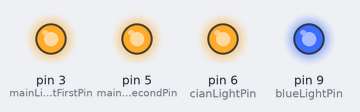
A sketch run on a simulated Arduino Uno, built with avr-gcc and run on an emulated ATmega328P. Parts: output pins drawn as LEDs (lit = HIGH). The local clock reads 2024-03-15 10:24:30 at power-on unless the sketch sets it; what the sketch prints to the serial monitor is not drawn.

Above: at 0.1 s.
Timing chart, 0 to 1.6 s (numbered marks = the images above):
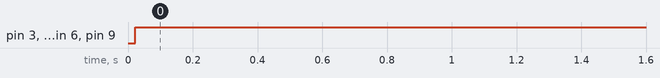

The sketch:

Aquarium.ino
```cpp
// (licence header left out)
#include <DS3231.h>

// Init the DS3231 using the hardware interface
DS3231  rtc(SDA, SCL);

// Init a Time-data structures
Time  currentTime; //time from RTC
Time t;
#define blueTimeSunriseHour 6 //Hour for sunrise (0->255) start for blue LEDs
#define mainTimeSunriseHour 7 //Hour for sunrise (0->255) start for white blue cian LEDs
#define mainTimeWeekEndSunriseHour 8 //Hour for sunrise (0->255) start for white blue cian LEDs for weekends
#define mainTimeDayHour 10 // Hour for day(255) start for white blue cian LEDs
#define mainTimeWeekEndDayHour 11 // Hour for day(255) start for white blue cian LEDs
#define mainTimeSunsetHour 13 // Hour for day(255->0) start for white blue cian LEDs
#define mainTimeWeekEndSunsetHour 14 // Hour for day(255->0) start for white blue cian LEDs
#define mainTimeNightHour 16 //Hour for night(0) start for white LEDs
#define mainTimeWeekEndNightHour 17 //Hour for night(0) start for white LEDs
#define cianTimeNightHour 23 //Hour for night(0) start for cian LEDs
#define blueTimeNightHour 21 //Hour for night(0) start for blue LEDs

#define mainLightFirstPin 3 // pin for three white led bars SHOULD be PWM
#define mainLightSecondPin 5 // pin for two white led bars + cooler SHOULD be PWM
#define cianLightPin 6 // pin for cian led bar + cooler SHOULD be PWM
#define blueLightPin 9 // pin for blue led bar + cooler SHOULD be PWM

int blueSunriseFadeStepInSeconds;
int mainSunriseFadeStepInSeconds;
int mainSunriseWeekEndFadeStepInSeconds;
int mainSunsetFadeStepInSeconds;
int mainSunsetWeekEndFadeStepInSeconds;
int cianSunsetFadeStepInSeconds = 141;
int blueSunsetFadeStepInSeconds;


void setup()
{
  // Setup Serial connection
  Serial.begin(115200);

  // t =  00:00:00 on January 1th 2014
  t.hour = 0;
  t.min = 0;
  t.sec = 0;
  t.year = 2014;
  t.mon = 1;
  t.date = 1;

  blueSunriseFadeStepInSeconds = (mainTimeDayHour - blueTimeSunriseHour) * 60 * 60 / 255; // Duration of light up step in Seconds (0->1->2...) for cian LEDs
  mainSunriseFadeStepInSeconds = (mainTimeDayHour - mainTimeSunriseHour) * 60 * 60 / 255; // Duration of light up step in Seconds (0->1->2...) for white blue cian LEDs
  mainSunriseWeekEndFadeStepInSeconds = (mainTimeWeekEndDayHour - mainTimeWeekEndSunriseHour) * 60 * 60 / 255; // Duration of light up step in Seconds (0->1->2...) for white blue cian LEDs
  mainSunsetFadeStepInSeconds = (mainTimeNightHour - mainTimeSunsetHour) * 60 * 60 / 255; // Duration of light down step in Seconds (255->254->...) for white LEDs
  mainSunsetWeekEndFadeStepInSeconds = (mainTimeWeekEndNightHour - mainTimeWeekEndSunsetHour) * 60 * 60 / 255; // Duration of light down step in Seconds (255->254->...) for white LEDs
//  cianSunsetFadeStepInSeconds = (cianTimeNightHour - mainTimeSunsetHour) * 60 * 60 / 255; // Duration of light down step in Seconds (255->254->...) for cian LEDs
  blueSunsetFadeStepInSeconds = (blueTimeNightHour - mainTimeSunsetHour) * 60 * 60 / 255; // Duration of light down step in Seconds (255->254->...) for blue LEDs

  Serial.print("blueSunriseFadeStepInSeconds:");
  Serial.println(blueSunriseFadeStepInSeconds);
  Serial.print("mainSunriseFadeStepInSeconds:");
  Serial.println(mainSunriseFadeStepInSeconds);
  Serial.print("mainSunriseWeekEndFadeStepInSeconds:");
  Serial.println(mainSunriseWeekEndFadeStepInSeconds);
  Serial.print("mainSunsetFadeStepInSeconds:");
  Serial.println(mainSunsetFadeStepInSeconds);
  Serial.print("mainSunsetWeekEndFadeStepInSeconds:");
  Serial.println(mainSunsetWeekEndFadeStepInSeconds);
  Serial.print("cianSunsetFadeStepInSeconds:");
  Serial.println(cianSunsetFadeStepInSeconds);
  Serial.print("blueSunsetFadeStepInSeconds:");
  Serial.println(blueSunsetFadeStepInSeconds);

  pinMode(mainLightFirstPin, OUTPUT);
  pinMode(mainLightSecondPin, OUTPUT);
  pinMode(cianLightPin, OUTPUT);
  pinMode(blueLightPin, OUTPUT);
  analogWrite(mainLightFirstPin, 0);
  analogWrite(mainLightSecondPin, 0);


  // Initialize the rtc object
  rtc.begin();

  // The following lines can be uncommented to set the date and time
//  rtc.setDOW(MONDAY);     // Set Day-of-Week to MONDAY
//  rtc.setTime(21, 58, 0);     // Set the time to 21:58:00 (24hr format)
//  rtc.setDate(7, 3, 2016);   // Set the date to 07 March 2016
}

void loop() {
  // Get data from the DS3231
  currentTime = rtc.getTime();
  setLightLevelOnPin(currentTime, mainLightFirstPin);
  setLightLevelOnPin(currentTime, mainLightSecondPin);
  setLightLevelOnPin(currentTime, cianLightPin);
  setLightLevelOnPin(currentTime, blueLightPin);
  delay(1000);              // wait for a second
}

void setLightLevelOnPin(Time currentTime, int pin) {
  int sunrise;
  int day;
  int sunset;
  int night;
  long sunriseFadeIn;
  long sunsetFadeOut;
  Serial.print("Day of week: ");
  Serial.println(currentTime.dow);
  if (pin == mainLightFirstPin || pin == mainLightSecondPin) {
    Serial.print("Main light:");
    Serial.print(pin);
    if (currentTime.dow == 6 || currentTime.dow == 7) {
      Serial.println(" - weekend");
      sunrise = mainTimeWeekEndSunriseHour;
      day = mainTimeWeekEndDayHour;
      sunset = mainTimeWeekEndSunsetHour;
      night = mainTimeWeekEndNightHour;
      sunriseFadeIn = mainSunriseWeekEndFadeStepInSeconds;
      sunsetFadeOut = mainSunsetWeekEndFadeStepInSeconds;
    } else {
      Serial.println(" - working day");
      sunrise = mainTimeSunriseHour;
      day = mainTimeDayHour;
      sunset = mainTimeSunsetHour;
      night = mainTimeNightHour;
      sunriseFadeIn = mainSunriseFadeStepInSeconds;
      sunsetFadeOut = mainSunsetFadeStepInSeconds;
    }
  }
  if (pin == blueLightPin) {
    Serial.print("Blue light:");
    Serial.println(pin);
    sunrise = blueTimeSunriseHour;
    day = mainTimeDayHour;
    sunset = mainTimeSunsetHour;
    night = blueTimeNightHour;
    sunriseFadeIn = blueSunriseFadeStepInSeconds;
    sunsetFadeOut = blueSunsetFadeStepInSeconds;

  }
  if (pin == cianLightPin) {
    Serial.print("Cian light:");
    Serial.println(pin);
    sunrise = mainTimeSunriseHour;
    day = mainTimeDayHour;
    sunset = mainTimeSunsetHour;
    night = cianTimeNightHour;

    sunriseFadeIn = mainSunriseFadeStepInSeconds;
    sunsetFadeOut = cianSunsetFadeStepInSeconds;
  }


  currentTime.year = 2014;
  currentTime.mon = 1;
  currentTime.date = 1;
  if (currentTime.hour >= sunrise && currentTime.hour < day) {
    t.hour = sunrise;
    long time1 = rtc.getUnixTime(t);
    long time2 = rtc.getUnixTime(currentTime);
    Serial.print("------Sunrise time, ");
    int lightLevel = 1;
    for (lightLevel; lightLevel <= 255; lightLevel++) {
      time1 += sunriseFadeIn;
      if (time2 < time1) {
        Serial.print("light level:");
        Serial.println(lightLevel);
        analogWrite(pin, lightLevel);
        break;
      }
    }
  };
  if (currentTime.hour >= day && currentTime.hour < sunset) {
    t.hour = 0;
    Serial.println("------Day time, light level:255");
    analogWrite(pin, 255);
  };
  if (currentTime.hour >= sunset && currentTime.hour < night) {
    t.hour = sunset;
    long time1 = rtc.getUnixTime(t);
    long time2 = rtc.getUnixTime(currentTime);
    Serial.print("------Sunset time, ");
    int lightLevel = 255;
    for (lightLevel; lightLevel > 0; lightLevel--) {
      time1 += sunsetFadeOut;
      if (time2 < time1) {
        Serial.print("light level:");
        Serial.println(lightLevel);
        analogWrite(pin, lightLevel);
        break;
      }
    }
  }
  if (currentTime.hour >= night) {
    t.hour = 0;
    Serial.println("------Night time, light level:0");
    analogWrite(pin, 0);
  };
};
```

Measured:
- by itself, pin 3 (mainLightFirstPin): LOW → HIGH at 0.02 s
- by itself, pin 5 (mainLightSecondPin), pin 6 (cianLightPin): LOW → HIGH at 0.03 s
- by itself, pin 9 (blueLightPin): LOW → HIGH at 0.04 s
